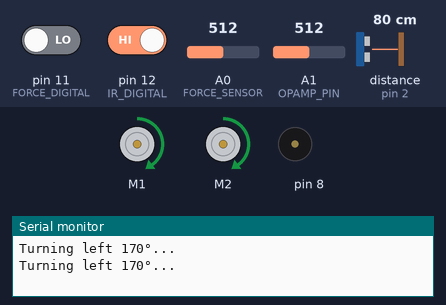
Bench run of a sketch on a simulated Arduino Uno, built with avr-gcc and run on an emulated ATmega328P. On the bench: 2 × DC motor (green arrow = forward, orange = backward, longer = faster), buzzer (waves = sounding), the last lines printed to the serial monitor. The inputs (shaded band) are chosen by the test bench; at power-on: pin 11 (FORCE_DIGITAL) LOW, distance to the obstacle (sensor on pin 2) 80 cm, pin 12 (IR_DIGITAL) HIGH, A0 (FORCE_SENSOR) = 512, A1 (OPAMP_PIN) = 512.

Above: at 2.4 s.
2.5 s: pin 11 (FORCE_DIGITAL) driven HIGH
At 4.7 s:
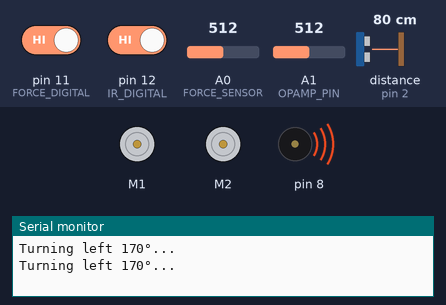
6.9 s: pin 11 (FORCE_DIGITAL) driven LOW
At 8.72 s:
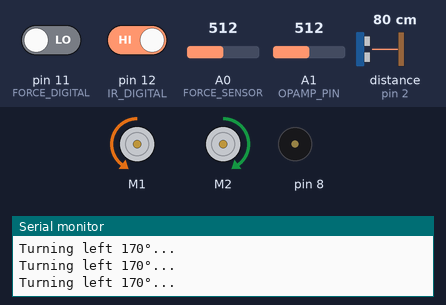
12.4 s: distance to the obstacle (sensor on pin 2) set to 2 cm
15.3 s: pin 12 (IR_DIGITAL) driven LOW
At 16.5 s:
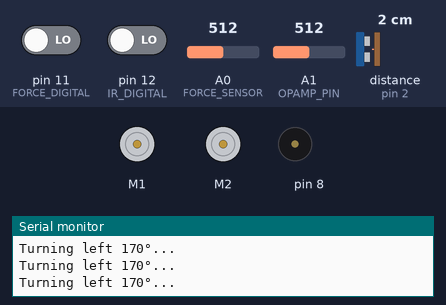
17.4 s: pin 12 (IR_DIGITAL) driven HIGH
At 18.6 s:
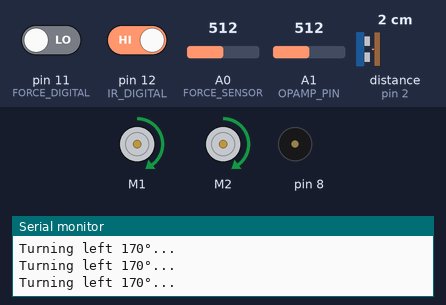
22.9 s: distance to the obstacle (sensor on pin 2) set to 9 cm
Timing chart, 0 to 29.4 s (numbered marks = the images above; inputs shaded):
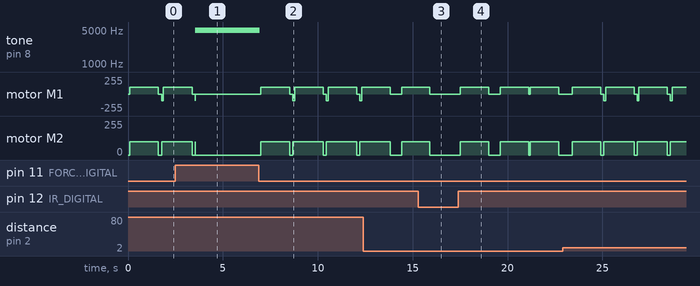

The sketch:

integration.ino
```cpp
#include <MeMCore.h>

MeUltrasonicSensor ultrasonic(PORT_2);
MeLineFollower lineFinder(PORT_3); /* Line Finder module can only be connected to PORT_3, PORT_4, PORT_5, PORT_6 of base shield. */
MeDCMotor leftMotor(M1);
MeDCMotor rightMotor(M2);
MeBuzzer buzzer;


#define TURN_SPEED 100
#define TURN_DELAY 1500
#define OBSTACLE_DISTANCE 8
#define ALIGN_DELAY 100
#define NOTE_DS8 4978
#define NOTE_A3  220

#define OPAMP_PIN A1
#define FORCE_SENSOR A0
#define FORCE_DIGITAL 11
#define IR_DIGITAL 12


unsigned long lastTurnTime = 0;
unsigned long AVOID_TIME = TURN_DELAY * 1.5;
int force = 0; // the reading from the force sensor
int ir = 0; //reading from the ir op amp sensor
int digipin11force;
int digipin12ir;


float getFilteredDistance(int numSamples = 3);
void moveForward(int speed);
void turnLeft(int speed, int delayTime);
void stopMotors();


void setup() {
  // put your setup code here, to run once:
  Serial.begin(9600);
  pinMode(FORCE_DIGITAL, INPUT);
  pinMode(IR_DIGITAL, INPUT);
}

void loop() {

  digipin11force = digitalRead(11);
  digipin12ir = digitalRead(12);
  //Serial.print("11 is");
  //Serial.println(digipin11force);
  //Serial.print("12 is");
  //Serial.println(digipin12ir);


  // first check if the dust bag is full by reading the force sensors.
  force = analogRead(FORCE_SENSOR);
  //Serial.println(force);
  //IF selection statement : do sth if force reading exceeds certain val
  if(digipin11force == 1){
    buzzer.tone(NOTE_DS8,20);
    stopMotors();
    return;
  }

  ir = analogRead(OPAMP_PIN); //check if the ir emitter is in certain distance ahead
  // do sth if the ir station is in front ( the voltage value is smaller than 2.5V)
  if(digipin12ir == 0){ // the 0 means the emitter is detected
    stopMotors();
    return;
  }

   int sensorState = lineFinder.readSensors();
   delayMicroseconds(5);
   if(sensorState ==  S1_OUT_S2_OUT){
      //Serial.println("Sensor left(1) and right(2) are outside of black line. Safe to go!");
   }

   while (sensorState == S1_IN_S2_OUT || sensorState == S1_OUT_S2_IN  ) {

   switch(sensorState)
   {
    //case S1_IN_S2_IN:
    //  Serial.println("Sensor left(1) and right(2)  are on black line");
    //  break;
    case S1_OUT_S2_IN:
      //Serial.println("Sensor right(2) is on black line");  //needs to turn right to align first
      turnLeft(-TURN_SPEED, ALIGN_DELAY);
      break;
    case S1_IN_S2_OUT:
      //Serial.println("Sensor left(1) is on black line"); //needs to turn left to align first
      turnLeft(TURN_SPEED, ALIGN_DELAY);
      break;
    //case S1_OUT_S2_OUT:
    //  Serial.println("Sensor left(1) and right(2) are outside of black line");
    //  break;
    default: break;
   }
   sensorState = lineFinder.readSensors();
  }

  if (sensorState == S1_IN_S2_IN)
  {
    delay(100);
    turnLeft(TURN_SPEED, TURN_DELAY);

  }

    float distance = getFilteredDistance();
    //Serial.print("Distance: ");
    //Serial.println(distance);


    if (distance > 0 && distance <= OBSTACLE_DISTANCE) {
        stopMotors();
        delay(300);


        float newDistance = getFilteredDistance();
        if (newDistance > 0 && newDistance <= OBSTACLE_DISTANCE) {
            //Serial.println("Confirmed obstacle! Turning...");
            turnLeft(TURN_SPEED, TURN_DELAY);
        } else {
            //Serial.println("False alarm, continue moving...");
        }
    } else {
        moveForward(100);
    }
}


float getFilteredDistance(int numSamples = 3) {
    float totalDistance = 0;
    int validSamples = 0;

    for (int i = 0; i < numSamples; i++) {
        float d = ultrasonic.distanceCm();
        if (d > 0) {
            totalDistance += d;
            validSamples++;
        }
        delay(50);
    }

    return (validSamples > 0) ? totalDistance / validSamples : 0;
}


void moveForward(int speed) {
    leftMotor.run(-speed);
    rightMotor.run(speed);
}

// 左转 170°
void turnLeft(int speed, int delayTime) {
    Serial.println("Turning left 170°...");
    leftMotor.run(speed);
    rightMotor.run(+speed);
    delay(delayTime);
    stopMotors();
    //delay(500);
    lastTurnTime = millis();
}


void stopMotors() {
    leftMotor.run(0);
    rightMotor.run(0);
}
```

Measured:
- after the input at 2.5 s, tone on pin 8: silent → 4978 Hz after 1.0 s
- after the input at 6.9 s, tone on pin 8: 4978 Hz → silent at once; motor M1: stopped → forward 100/255 after 0.11 s, then repeats every 1.8 s: stopped 0.16 s, backward 100/255 0.10 s, forward 100/255 1.5 s; motor M2: alternates forward 100/255 for 1.6 s and stopped for 0.16 s, starting after 0.11 s
- after the input at 15.3 s, motor M1, motor M2: goes on until 15.9 s, then stays stopped
- after the input at 17.4 s, motor M1, motor M2: goes forward 100/255 1.5 s, stopped 0.60 s, forward 100/255 1.5 s, stopped 0.10 s, forward 100/255 1.5 s, then stopped, starting after 0.10 s
